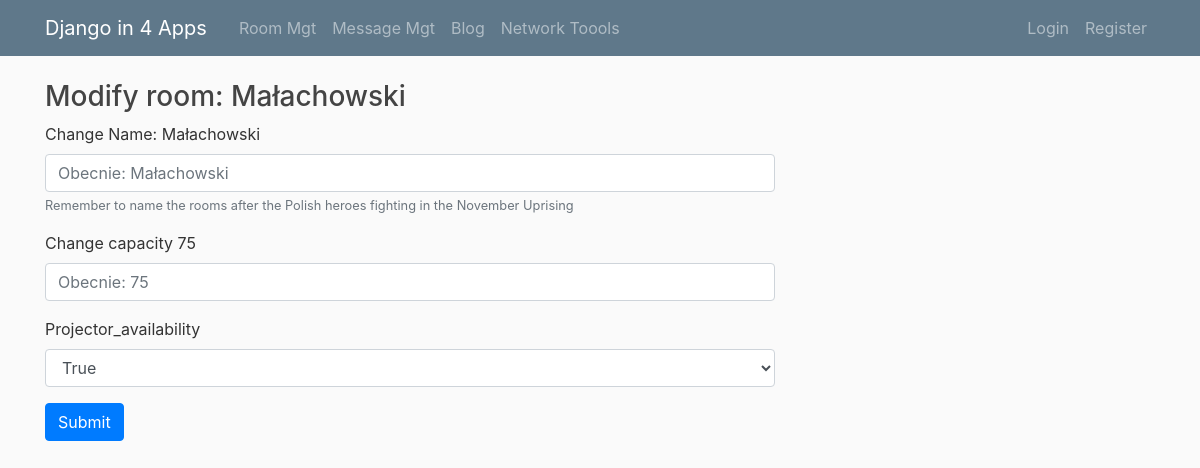
Page /roomsmgt/room/modify/4 on the committed database.
### Workshop_RoomsMgt/models.py (models this page shows, shortened)
class Room(models.Model):
    name = models.CharField(
        verbose_name='Name',
        max_length=64
    )
    capacity = models.SmallIntegerField(
        verbose_name='Capacity'
    )
    projector_availability = models.BooleanField(
        verbose_name='Projector availability',
        default=True
    )

### Workshop_RoomsMgt/views.py (the view, shortened to what this page needs)
# urls.py: path('room/modify/<int:pk>', modify_room, name="modify"),
def modify_room(request, pk):
    N = ""
    C = 0
    pa = False
    if request.method == "GET":
        context = {
            'Room': Room.objects.get(pk=pk)
        }
        return render(request, 'Workshop_RoomsMgt/modify_room.html', context)

### Workshop_RoomsMgt/templates/Workshop_RoomsMgt/modify_room.html (shortened to what this page needs)
{% extends "Workshop_RoomsMgt/base.html" %}
{% load crispy_forms_tags %}
{% block content %}
<form method="POST" action="">
    <h3>Modify room: {{ Room.name}}</h3>
  <div class="form-group">
    <label>Change Name: {{ Room.name}} </label>
    <input type="Name" class="form-control" name="Name" aria-describedby="emailHelp" placeholder="Obecnie: {{ Room.name}}">
    <small id="emailHelp" class="form-text text-muted">Remember to name the rooms after the Polish heroes fighting in the November Uprising</small>
  </div>
  <div class="form-group">
    <label>Change capacity {{ Room.capacity}}</label>
    <input type="number" class="form-control" name="Capacity" placeholder="Obecnie: {{ Room.capacity}}">
  </div>
  <div class="form-group">
    <label>Projector_availability</label>
    <select class="form-control" name="projector_availability" placeholder="Obecnie: {{ Room.projector_availability }}">
        <option value="True">True</option>
    </select>
  </div>
  <button type="submit" class="btn btn-primary">Submit</button>
</form>
{% endblock %}

### Workshop_RoomsMgt/static/Workshop_RoomsMgt/main.css (style rules this page uses)
body { background: #fafafa; color: #333333; margin-top: 5rem; }
h1, h2, h3, h4, h5, h6 { color: #444444; }

### rows in the picture
Room: name "Małachowski", Name "Obecnie: Małachowski", capacity "75", Capacity "Obecnie: 75", projector_availability "True"
